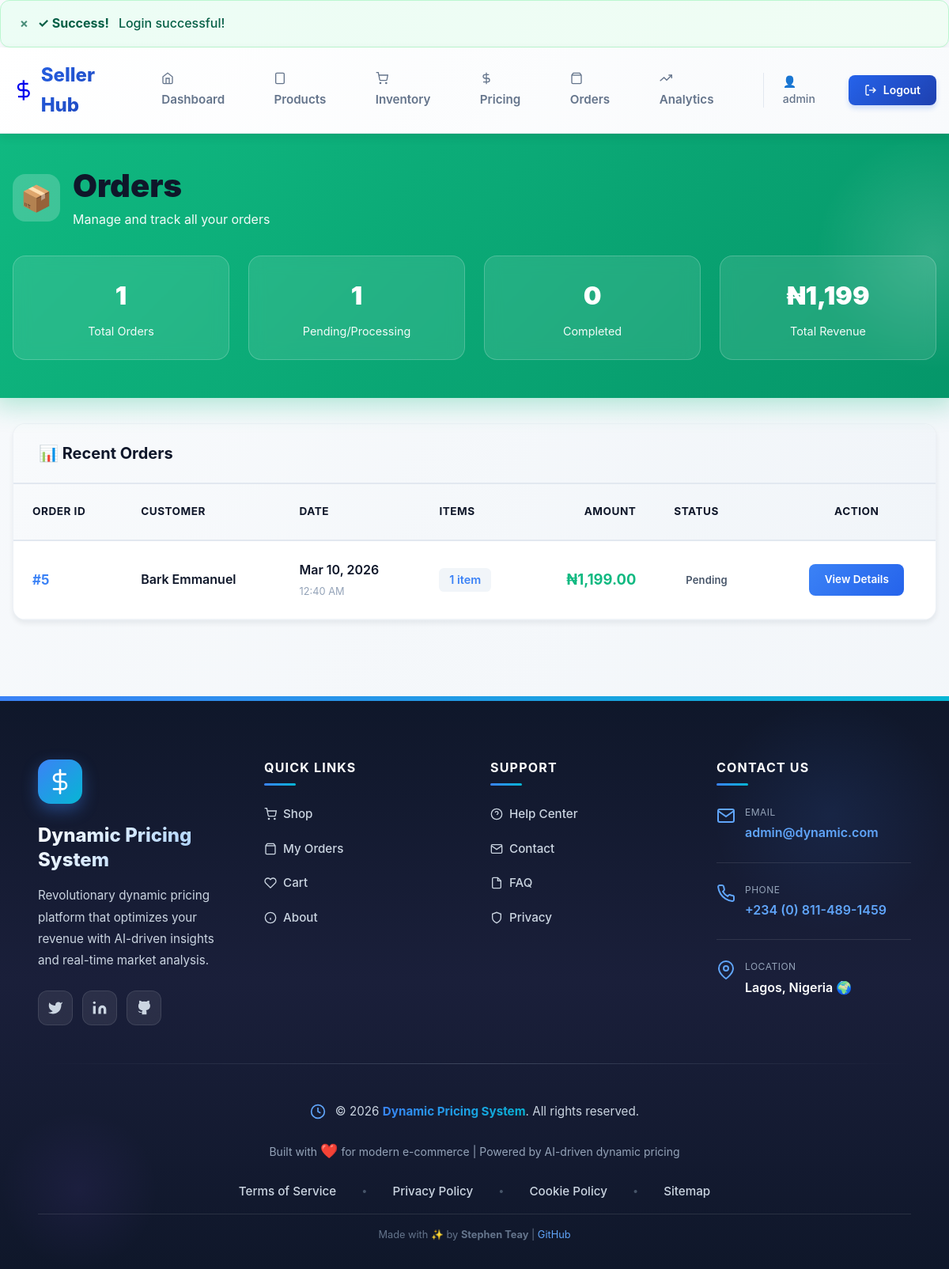
The app's page /dynamic/dynamic_pricing/public/seller/orders (signed in) with its own data.
### tables this page shows
CREATE TABLE `seller_profiles` (
  `seller_id` int(11) NOT NULL,
  `user_id` int(11) NOT NULL,
  `business_name` varchar(200) NOT NULL,
  `business_email` varchar(100) DEFAULT NULL,
  `business_phone` varchar(20) DEFAULT NULL,
  `business_description` text DEFAULT NULL,
  `business_address` text DEFAULT NULL,
  `business_city` varchar(100) DEFAULT NULL,
  `business_state` varchar(100) DEFAULT NULL,
  `store_logo_url` varchar(255) DEFAULT NULL,
  `store_banner_url` varchar(255) DEFAULT NULL,
  `is_verified` tinyint(1) DEFAULT 0,
  `is_active` tinyint(1) DEFAULT 1,
  `verified_at` timestamp NULL DEFAULT NULL,
  `deactivated_at` timestamp NULL DEFAULT NULL,
  `created_at` timestamp NOT NULL DEFAULT current_timestamp(),
  `updated_at` timestamp NOT NULL DEFAULT current_timestamp() ON UPDATE current_timestamp()
);

CREATE TABLE `orders` (
  `order_id` int(11) NOT NULL,
  `order_number` varchar(50) NOT NULL,
  `buyer_id` int(11) NOT NULL,
  `seller_id` int(11) NOT NULL,
  `total_amount` decimal(10,2) NOT NULL,
  `order_status` enum('pending','confirmed','processing','shipped','delivered','cancelled') DEFAULT 'pending',
  `payment_status` enum('pending','paid','failed','refunded') DEFAULT 'pending',
  `payment_method` varchar(50) DEFAULT NULL,
  `shipping_address` text DEFAULT NULL,
  `cancellation_reason` text DEFAULT NULL,
  `paid_at` timestamp NULL DEFAULT NULL,
  `cancelled_at` timestamp NULL DEFAULT NULL,
  `created_at` timestamp NOT NULL DEFAULT current_timestamp(),
  `updated_at` timestamp NOT NULL DEFAULT current_timestamp() ON UPDATE current_timestamp()
);

CREATE TABLE `users` (
  `user_id` int(11) NOT NULL,
  `username` varchar(50) NOT NULL,
  `email` varchar(100) NOT NULL,
  `password` varchar(255) NOT NULL,
  `full_name` varchar(100) NOT NULL,
  `phone` varchar(20) DEFAULT NULL,
  `user_type` enum('buyer','seller','admin') NOT NULL DEFAULT 'buyer',
  `is_active` tinyint(1) DEFAULT 1,
  `email_verified_at` timestamp NULL DEFAULT NULL,
  `last_login` timestamp NULL DEFAULT NULL,
  `created_at` timestamp NOT NULL DEFAULT current_timestamp(),
  `updated_at` timestamp NOT NULL DEFAULT current_timestamp() ON UPDATE current_timestamp()
);

### views/seller/orders.php (the view, shortened to what the rows shown need)
<?php
require_once __DIR__ . '/../layouts/header.php';
require_once __DIR__ . '/../layouts/seller_nav.php';
$pending = array_filter($orders, fn($o) => $o['status'] === 'pending' || $o['status'] === 'processing');
$completed = array_filter($orders, fn($o) => $o['status'] === 'completed');
$total_revenue = array_sum(array_map(fn($o) => $o['total_amount'], $orders));
?>
<div class="container" style="max-width: 1400px;">
    <div class="orders-header">
        <div class="orders-header-content">
            <div class="orders-title">
                <div class="orders-icon">📦</div>
                <div>
                    <h1 style="margin: 0; font-size: 2.5rem; font-weight: 900;">Orders</h1>
                    <p style="margin: 0.25rem 0 0 0; opacity: 0.95;">Manage and track all your orders</p>
                </div>
            </div>
            <div class="orders-stats-grid">
                <div class="stat-card">
                    <div class="stat-value"><?php echo count($orders); ?></div>
                    <div class="stat-label">Total Orders</div>
                </div>
                <div class="stat-card">
                    <div class="stat-value"><?php echo count($pending); ?></div>
                    <div class="stat-label">Pending/Processing</div>
                </div>
                <div class="stat-card">
                    <div class="stat-value"><?php echo count($completed); ?></div>
                    <div class="stat-label">Completed</div>
                </div>
                <div class="stat-card">
                    <div class="stat-value">₦<?php echo number_format($total_revenue, 0); ?></div>
                    <div class="stat-label">Total Revenue</div>
                </div>
            </div>
        </div>
    </div>
    <?php if (empty($orders)): ?>
    <div class="orders-container">
        <div class="empty-state">
            <div class="empty-state-icon">📭</div>
            <h4>No Orders Yet</h4>
            <p>You don't have any orders yet. Orders will appear here as they are placed.</p>
        </div>
    </div>
    <?php else: ?>
    <div class="orders-container">
        <div class="orders-table-header">
            <h3>📊 Recent Orders</h3>
        </div>
        <div class="table-container">
            <table class="orders-table">
                <thead>
                    <tr>
                        <th>Order ID</th>
                        <th>Customer</th>
                        <th>Date</th>
                        <th>Items</th>
                        <th style="text-align: right;">Amount</th>
                        <th>Status</th>
                        <th style="text-align: center;">Action</th>
                    </tr>
                </thead>
                <tbody>
                    <?php foreach ($orders as $order): ?>
                    <tr>
                        <td>
                            <span class="order-id">#<?php echo htmlspecialchars($order['order_id']); ?></span>
                        </td>
                        <td>
                            <div class="customer-info">
                                <span class="customer-name"><?php echo htmlspecialchars($order['customer_name']); ?></span>
                            </div>
                        </td>
                        <td>
                            <div class="order-date">
                                <span class="date-main"><?php echo date('M j, Y', strtotime($order['created_at'])); ?></span>
                                <span class="date-time"><?php echo date('g:i A', strtotime($order['created_at'])); ?></span>
                            </div>
                        </td>
                        <td>
                            <span style="background: #f1f5f9; padding: 0.4rem 0.8rem; border-radius: 0.4rem; font-size: 0.9rem; font-weight: 600; color: #3b82f6;">
                                <?php echo isset($order['item_count']) ? $order['item_count'] : '1'; ?> item<?php echo (isset($order['item_count']) && $order['item_count'] > 1) ? 's' : ''; ?>
                            </span>
                        </td>
                        <td style="text-align: right;">
                            <span class="order-amount">₦<?php echo number_format($order['total_amount'], 2); ?></span>
                        </td>
                        <td>
                            <span class="badge <?php
                                if ($order['status'] === 'completed') {
                                    echo 'badge-success';
                                } elseif ($order['status'] === 'pending') {
                                    echo 'badge-danger';
                                } elseif ($order['status'] === 'processing') {
                                    echo 'badge-info';
                                } else {
                                    echo 'badge-warning';
                                }
                            ?>">
                                <?php echo ucfirst($order['status']); ?>
                            </span>
                        </td>
                        <td style="text-align: center;">
                            <a href="<?php echo url('seller/order/' . $order['order_id']); ?>" class="view-btn">
                                View Details
                            </a>
                        </td>
                    </tr>
                    <?php endforeach; ?>
                </tbody>
            </table>
        </div>
    </div>
    <?php endif; ?>
</div>
<?php require_once __DIR__ . '/../layouts/footer.php'; ?>

### core/Router.php (shortened to what the rows shown need)
<?php
class Router {
    private $routes = [];
    private $currentMethod = '';
    private $currentPath = '';
    public function register($method, $path, $handler) {
        if (!isset($this->routes[$method])) {
            $this->routes[$method] = [];
        }
        $this->routes[$method][$path] = $handler;
        return $this;
    }
    private function normalizeUri($uri) {
        $uri = preg_replace('/\.php$/', '', $uri);
        $uri = $uri === '/' ? '/' : rtrim($uri, '/');
        return $uri;
    }
    public function dispatch($uri = null, $method = null) {
        $this->currentPath = $this->normalizeUri($uri ?? $this->currentPath);
        $this->currentMethod = $method ?? $this->currentMethod;
        foreach ($this->routes[$this->currentMethod] as $path => $handler) {
            $params = [];
            if ($this->matchRoute($path, $params)) {
                return $this->callHandler($handler, $params);
            }
        }
        return $this->notFound();
    }
    private function matchRoute($pattern, &$params) {
        $pattern = preg_replace('/\//', '\\/', $pattern);
        $pattern = preg_replace('/\{([a-zA-Z0-9_]+)\}/', '(?P<\1>[^\/]+)', $pattern);
        $pattern = '/^' . $pattern . '$/i';
        if (preg_match($pattern, $this->currentPath, $matches)) {
            return true;
        }
        return false;
    }
    private function callHandler($handler, $params = []) {
        [$controller, $method] = explode('@', $handler);
        $controllerClass = $controller;
        try {
            $controllerInstance = new $controllerClass();
        } catch (Exception $e) {
            error_log("Router: Error instantiating controller '{$controllerClass}': " . $e->getMessage());
            error_log("Router: " . $e->getTraceAsString());
            throw $e;
        }
        try {
            $positionalParams = array_values($params);
            return call_user_func_array([$controllerInstance, $method], $positionalParams);
        } catch (Exception $e) {
            error_log("Router: Error calling {$controllerClass}::{$method}: " . $e->getMessage());
            error_log("Router: " . $e->getTraceAsString());
            throw $e;
        }
    }
}

### records on screen
seller_profiles: seller_id "1", seller_id "0", seller_id.total_amount "1,199"
orders: order_id "5", buyer.full_name "Bark Emmanuel", created_at "Mar 10, 2026", created_at "12:40 AM", total_amount "1,199.00", status "Pending"
